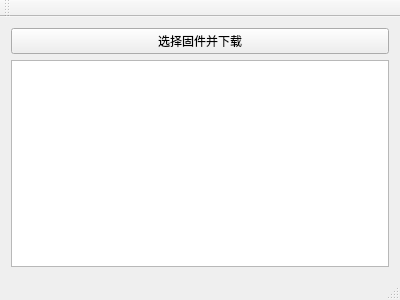
<?xml version="1.0" encoding="UTF-8"?>
<ui version="4.0">
 <class>USBTest</class>
 <widget class="QMainWindow" name="USBTest">
  <property name="geometry">
   <rect>
    <x>0</x>
    <y>0</y>
    <width>400</width>
    <height>300</height>
   </rect>
  </property>
  <property name="windowTitle">
   <string>USBTest</string>
  </property>
  <widget class="QWidget" name="centralWidget">
   <layout class="QVBoxLayout" name="verticalLayout">
    <item>
     <widget class="QPushButton" name="connectDevButton">
      <property name="text">
       <string>选择固件并下载</string>
      </property>
     </widget>
    </item>
    <item>
     <widget class="QTextBrowser" name="textBrowser"/>
    </item>
   </layout>
  </widget>
  <widget class="QMenuBar" name="menuBar">
   <property name="geometry">
    <rect>
     <x>0</x>
     <y>0</y>
     <width>400</width>
     <height>23</height>
    </rect>
   </property>
  </widget>
  <widget class="QToolBar" name="mainToolBar">
   <attribute name="toolBarArea">
    <enum>TopToolBarArea</enum>
   </attribute>
   <attribute name="toolBarBreak">
    <bool>false</bool>
   </attribute>
  </widget>
  <widget class="QStatusBar" name="statusBar"/>
 </widget>
 <layoutdefault spacing="6" margin="11"/>
 <resources/>
 <connections/>
</ui>
